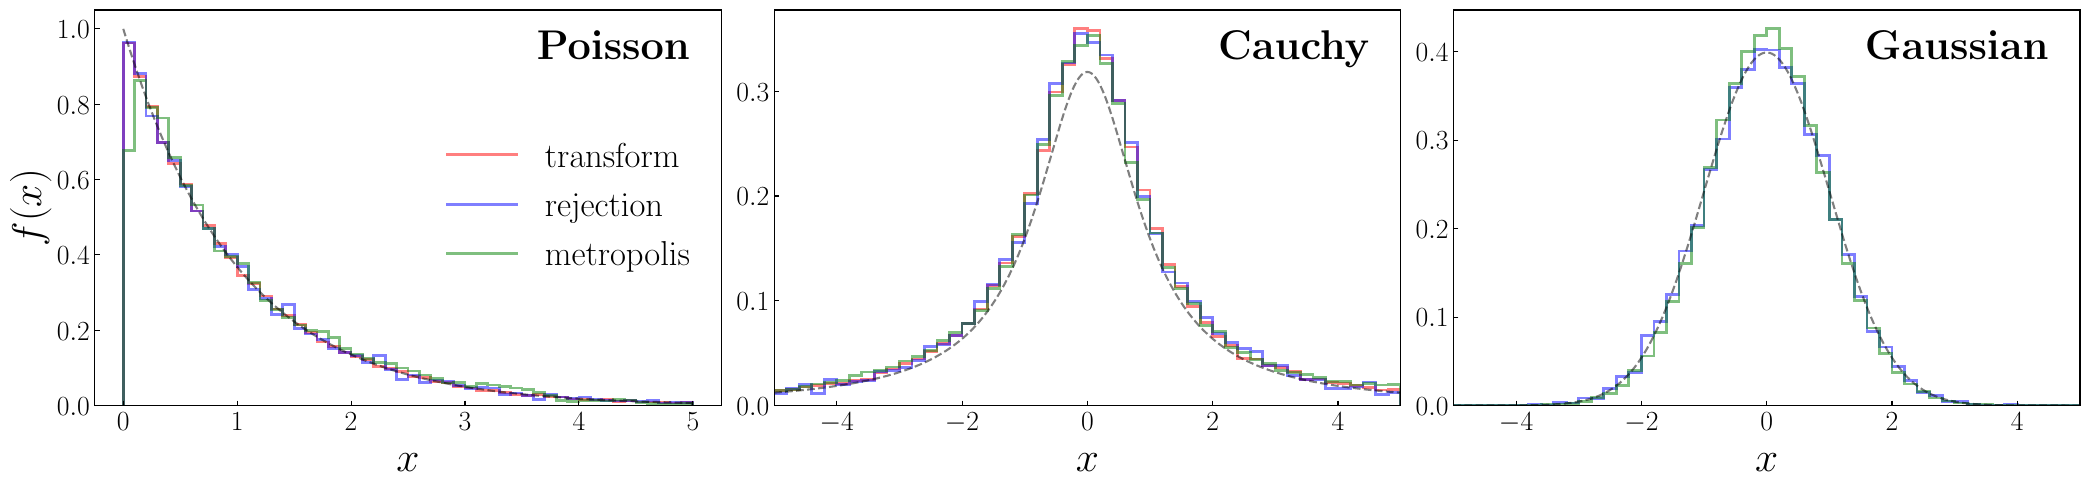

The script that saved this image:
import numpy as np

import matplotlib.pyplot as plt
plt.rcParams.update({
    'text.latex.preamble': r'\usepackage{amsmath}',
    'text.usetex': True,
    'font.family': 'sans-serif',
    'font.sans-serif': ['Helvetica']
})

def transform_sample(N,F_inv):
    u = np.random.uniform(size=N)
    sample = F_inv(u)
    return sample

def rejection_sample(N,f,x_ext,y_ext,verb=0):
    x  = np.random.uniform(*x_ext,size=N)
    y  = np.random.uniform(*y_ext,size=N)
    f_ = f(x)
    diff = f_ - y
    sample = x[diff>=0]
    if verb:
        print(f'rejection rate: {1 - sample.shape[0]/N}')
    return sample

def metropolis_sample(N,f,x0=0,delta=1,bounds=[-np.inf,np.inf],verb=0):
    sample = [x0]
    f_     = [f(x0)]
    
    count = 0
    while len(sample) <= N:
        x1 = sample[-1] + delta*(2*np.random.uniform() - 1)
        
        if x1 < bounds[0] or x1 > bounds[1]:
            continue
            
        f1 = f(x1)
        r  = f1/f_[-1]
        u  = np.random.uniform()
        if u <= r:
            sample.append(x1)
            f_.append(f1)
        
        count += 1
    
    sample = np.array(sample)
    if verb:
        print(f'rejection rate: {(count - sample.shape[0])/N}')
    
    return sample

if __name__ == '__main__':
    
    sample_dict = {}
    N = 100000


    func_a = lambda t: np.exp(-t)*(t > 0)
    sample_dict['Poisson'] = {}
    sample_dict['Poisson']['transform'] = transform_sample(N,F_inv=lambda t: -np.log(1-t))
    sample_dict['Poisson']['rejection'] = rejection_sample(N,func_a,[0,10],[0,1],verb=1)
    sample_dict['Poisson']['metropolis'] = metropolis_sample(N,func_a,x0=1,delta=0.1,verb=1)

    print()

    func_b = lambda t: 1/(np.pi*(1+t**2))
    sample_dict['Cauchy'] = {}
    sample_dict['Cauchy']['transform'] = transform_sample(N,F_inv=lambda t: np.tan(np.pi*(t-0.5)))
    sample_dict['Cauchy']['rejection'] = rejection_sample(N,func_b,[-10,10],[0,1/np.pi],verb=1)
    sample_dict['Cauchy']['metropolis'] = metropolis_sample(N,func_b,x0=0,delta=1,verb=1)

    print()

    func_c = lambda t: np.exp(-t**2/2)/np.sqrt(2*np.pi)
    sample_dict['Gauss'] = {}
    # sample_dict['Gauss']['transform'] = transform_sample(N,F_inv=lambda t: np.tan(np.pi*(t-1)/2))
    sample_dict['Gauss']['rejection'] = rejection_sample(N,func_c,[-10,10],[0,1/np.sqrt(2*np.pi)],verb=1)
    sample_dict['Gauss']['metropolis'] = metropolis_sample(N,func_c,x0=0,delta=1,verb=1)
    
    
    nrows,ncols = 1,3
    fig,ax = plt.subplots(nrows=nrows,ncols=ncols,figsize=(7*ncols,5*nrows))


    Range = {'Poisson': (0,5), 'Cauchy': (-5,5), 'Gauss': (-5,5)}
    colors = {'transform':'r','rejection':'b','metropolis':'g'}
    for i,dist in enumerate(sample_dict):
        for j,method in enumerate(sample_dict[dist]):
            sample = sample_dict[dist][method]
            counts,edges = np.histogram(sample,bins=50,range=Range[dist],density=True)
            ax[i].stairs(counts,edges,color=colors[method],lw=2,alpha=0.5,label=r'$\rm %s$'%method)

    x = np.linspace(1e-15,5,1000)
    ax[0].plot(x,func_a(x),'k--',alpha=0.5)

    x = np.linspace(-5,5,1000)
    ax[1].plot(x,func_b(x),'k--',alpha=0.5)
    ax[1].set_xlim(-5,5)

    x = np.linspace(-5,5,1000)
    ax[2].plot(x,func_c(x),'k--',alpha=0.5)
    ax[2].set_xlim(-5,5)


    ax[0].text(s=r'\boldmath $\rm Poisson$',x=0.95,y=0.95,size=30,va='top',ha='right',transform=ax[0].transAxes)
    ax[1].text(s=r'\boldmath $\rm Cauchy$',x=0.95,y=0.95,size=30,va='top',ha='right',transform=ax[1].transAxes)
    ax[2].text(s=r'\boldmath $\rm Gaussian$',x=0.95,y=0.95,size=30,va='top',ha='right',transform=ax[2].transAxes)

    ax[0].legend(fontsize=25,loc='center right',frameon=False)
    ax[0].set_ylabel(r'$f(x)$',size=30)
    for i in range(3):
        ax[i].tick_params(axis='both',which='major',direction='in',labelsize=20)
        ax[i].set_xlabel(r'$x$',size=30)


    plt.tight_layout()
    # plt.show()
    fig.savefig(r'prob2.pdf',bbox_inches='tight')
